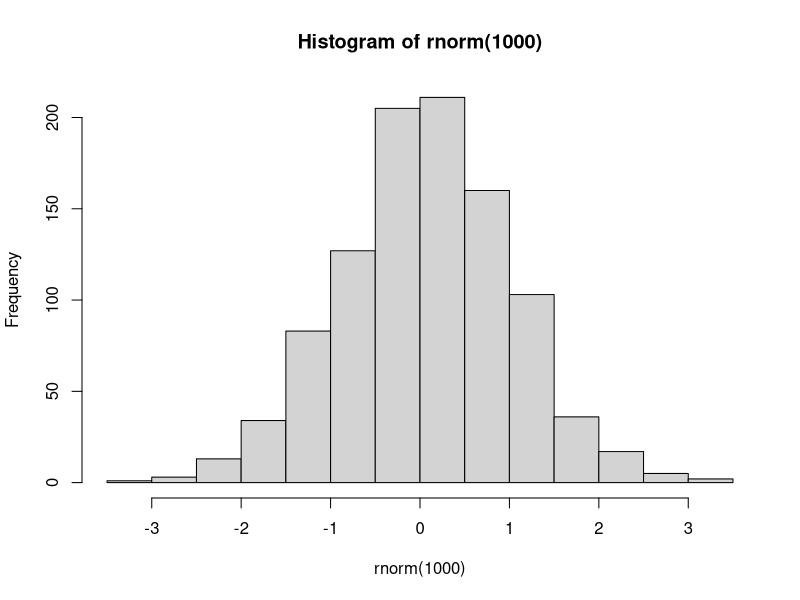

This chart was generated by the following R code:
## ---- chunk 1
# Histogram of ant heights
hist(rnorm(1000))
